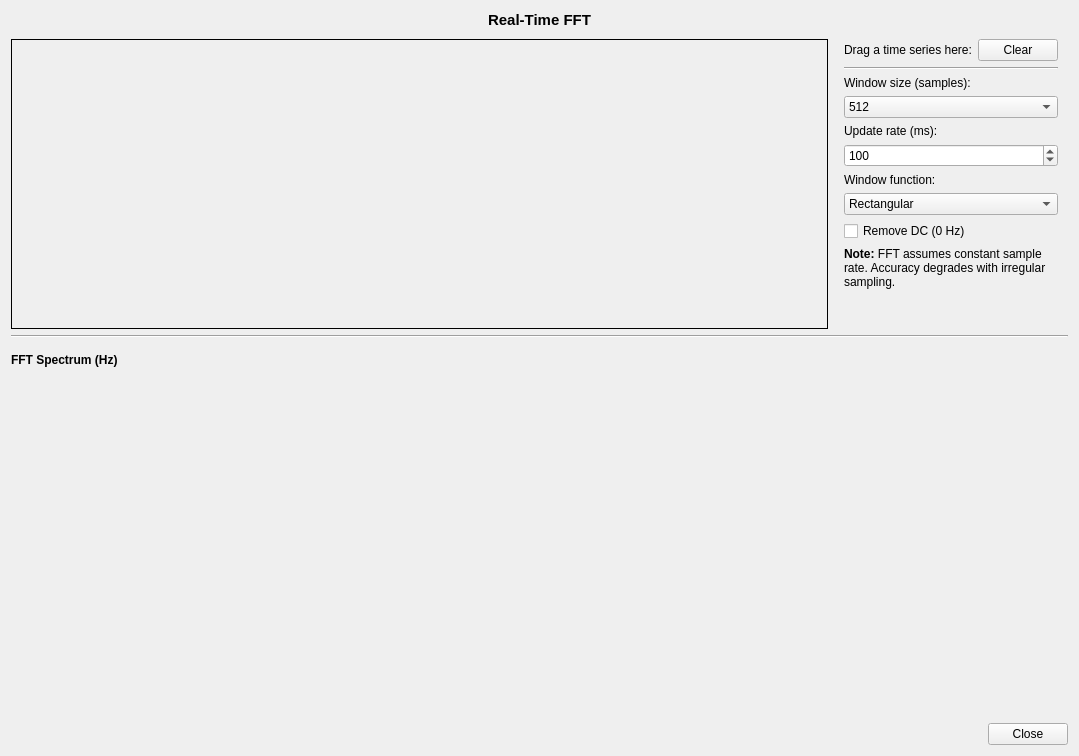
<?xml version="1.0" encoding="UTF-8"?>
<ui version="4.0">
 <class>toolbox_realtime_fft</class>
 <widget class="QWidget" name="toolbox_realtime_fft">
  <property name="geometry">
   <rect>
    <x>0</x>
    <y>0</y>
    <width>1079</width>
    <height>756</height>
   </rect>
  </property>
  <property name="windowTitle">
   <string>Form</string>
  </property>
  <layout class="QVBoxLayout" name="verticalLayout" stretch="0,0,1,0,0,1,0,0">
   <item>
    <widget class="QLabel" name="labelTitle">
     <property name="font">
      <font>
       <pointsize>11</pointsize>
       <weight>75</weight>
       <bold>true</bold>
      </font>
     </property>
     <property name="text">
      <string>Real-Time FFT</string>
     </property>
     <property name="alignment">
      <set>Qt::AlignCenter</set>
     </property>
    </widget>
   </item>
   <item>
    <layout class="QHBoxLayout" name="horizontalLayoutTop" stretch="3,0">
     <property name="topMargin">
      <number>4</number>
     </property>
     <item>
      <widget class="QFrame" name="frameDropZone">
       <property name="frameShape">
        <enum>QFrame::Box</enum>
       </property>
       <property name="frameShadow">
        <enum>QFrame::Plain</enum>
       </property>
      </widget>
     </item>
     <item>
      <layout class="QVBoxLayout" name="verticalLayoutControls">
       <property name="leftMargin">
        <number>10</number>
       </property>
       <property name="rightMargin">
        <number>10</number>
       </property>
       <item>
        <layout class="QHBoxLayout" name="horizontalLayoutDrop">
         <item>
          <widget class="QLabel" name="labelDrop">
           <property name="text">
            <string>Drag a time series here:</string>
           </property>
          </widget>
         </item>
         <item>
          <widget class="QPushButton" name="pushButtonClear">
           <property name="toolTip">
            <string>Remove all curves</string>
           </property>
           <property name="text">
            <string>Clear</string>
           </property>
          </widget>
         </item>
        </layout>
       </item>
       <item>
        <widget class="Line" name="line1">
         <property name="orientation">
          <enum>Qt::Horizontal</enum>
         </property>
        </widget>
       </item>
       <item>
        <widget class="QLabel" name="labelWindowSize">
         <property name="text">
          <string>Window size (samples):</string>
         </property>
        </widget>
       </item>
       <item>
        <widget class="QComboBox" name="comboBoxWindowSize">
         <property name="currentIndex">
          <number>3</number>
         </property>
         <item>
          <property name="text">
           <string>64</string>
          </property>
         </item>
         <item>
          <property name="text">
           <string>128</string>
          </property>
         </item>
         <item>
          <property name="text">
           <string>256</string>
          </property>
         </item>
         <item>
          <property name="text">
           <string>512</string>
          </property>
         </item>
         <item>
          <property name="text">
           <string>1024</string>
          </property>
         </item>
         <item>
          <property name="text">
           <string>2048</string>
          </property>
         </item>
         <item>
          <property name="text">
           <string>4096</string>
          </property>
         </item>
        </widget>
       </item>
       <item>
        <widget class="QLabel" name="labelUpdateRate">
         <property name="text">
          <string>Update rate (ms):</string>
         </property>
        </widget>
       </item>
       <item>
        <widget class="QSpinBox" name="spinBoxUpdateRate">
         <property name="minimum">
          <number>20</number>
         </property>
         <property name="maximum">
          <number>5000</number>
         </property>
         <property name="singleStep">
          <number>50</number>
         </property>
         <property name="value">
          <number>100</number>
         </property>
        </widget>
       </item>
       <item>
        <widget class="QLabel" name="labelWindowFn">
         <property name="text">
          <string>Window function:</string>
         </property>
        </widget>
       </item>
       <item>
        <widget class="QComboBox" name="comboBoxWindowFn">
         <item>
          <property name="text">
           <string>Rectangular</string>
          </property>
         </item>
         <item>
          <property name="text">
           <string>Hann</string>
          </property>
         </item>
         <item>
          <property name="text">
           <string>Hamming</string>
          </property>
         </item>
        </widget>
       </item>
       <item>
        <widget class="QCheckBox" name="checkBoxRemoveDC">
         <property name="text">
          <string>Remove DC (0 Hz)</string>
         </property>
        </widget>
       </item>
       <item>
        <widget class="QLabel" name="labelNote">
         <property name="maximumSize">
          <size>
           <width>250</width>
           <height>16777215</height>
          </size>
         </property>
         <property name="text">
          <string>&lt;html&gt;&lt;body&gt;&lt;p&gt;&lt;span style=&quot;font-weight:600;&quot;&gt;Note:&lt;/span&gt; FFT assumes constant sample rate. Accuracy degrades with irregular sampling.&lt;/p&gt;&lt;/body&gt;&lt;/html&gt;</string>
         </property>
         <property name="wordWrap">
          <bool>true</bool>
         </property>
        </widget>
       </item>
       <item>
        <spacer name="verticalSpacer">
         <property name="orientation">
          <enum>Qt::Vertical</enum>
         </property>
         <property name="sizeHint" stdset="0">
          <size>
           <width>20</width>
           <height>40</height>
          </size>
         </property>
        </spacer>
       </item>
      </layout>
     </item>
    </layout>
   </item>
   <item>
    <widget class="Line" name="lineSeparator">
     <property name="orientation">
      <enum>Qt::Horizontal</enum>
     </property>
    </widget>
   </item>
   <item>
    <layout class="QHBoxLayout" name="horizontalLayoutFFTHeader">
     <property name="topMargin">
      <number>6</number>
     </property>
     <item>
      <widget class="QLabel" name="labelFFT">
       <property name="font">
        <font>
         <weight>75</weight>
         <bold>true</bold>
        </font>
       </property>
       <property name="text">
        <string>FFT Spectrum (Hz)</string>
       </property>
      </widget>
     </item>
     <item>
      <spacer name="horizontalSpacer">
       <property name="orientation">
        <enum>Qt::Horizontal</enum>
       </property>
       <property name="sizeHint" stdset="0">
        <size>
         <width>40</width>
         <height>20</height>
        </size>
       </property>
      </spacer>
     </item>
    </layout>
   </item>
   <item>
    <widget class="QFrame" name="framePlotFFT">
     <property name="frameShape">
      <enum>QFrame::Box</enum>
     </property>
     <property name="frameShadow">
      <enum>QFrame::Plain</enum>
     </property>
    </widget>
   </item>
   <item>
    <layout class="QHBoxLayout" name="horizontalLayoutBottom">
     <property name="bottomMargin">
      <number>11</number>
     </property>
     <item>
      <spacer name="horizontalSpacerBottom">
       <property name="orientation">
        <enum>Qt::Horizontal</enum>
       </property>
       <property name="sizeHint" stdset="0">
        <size>
         <width>40</width>
         <height>20</height>
        </size>
       </property>
      </spacer>
     </item>
    </layout>
   </item>
   <item>
    <widget class="QDialogButtonBox" name="buttonBox">
     <property name="standardButtons">
      <set>QDialogButtonBox::Close</set>
     </property>
    </widget>
   </item>
  </layout>
 </widget>
 <resources/>
 <connections/>
</ui>
